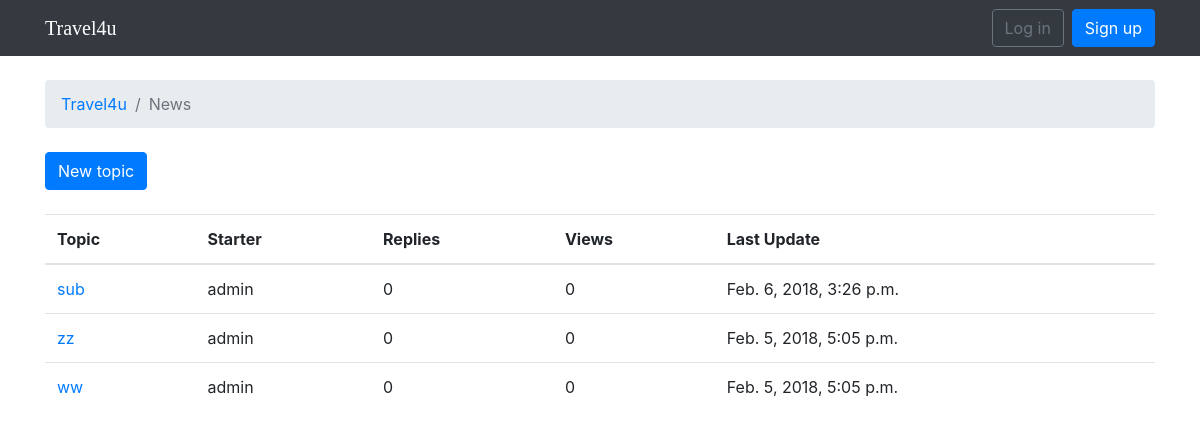
The app's page /boards/1/, older data.
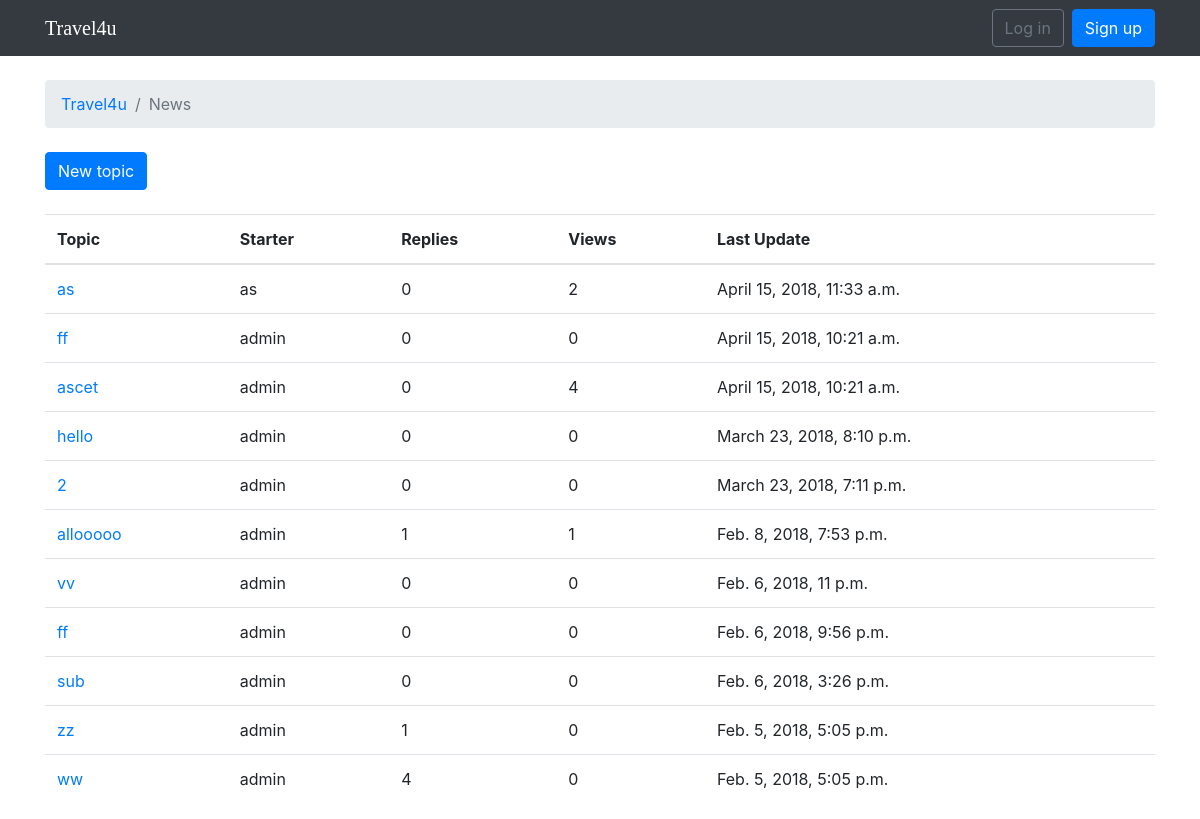
The same page, newer data.
### forum/models.py (models this page shows, shortened)
class Board(models.Model):
    name = models.CharField(max_length=30, unique=True)
    description = models.CharField(max_length=100)

class Topic(models.Model):
    subject = models.CharField(max_length=255)
    last_updated = models.DateTimeField(auto_now_add=True)
    board = models.ForeignKey(Board, on_delete = models.CASCADE, related_name = 'topics')
    starter = models.ForeignKey(User,on_delete = models.CASCADE, related_name='topics')
    views = models.PositiveIntegerField(default=0)

### forum/views.py (the view)
# urls.py: url(r'^boards/(?P<pk>\d+)/$', views.board_topics, name='board_topics'),
def board_topics(request, pk):
    board = get_object_or_404(Board, pk=pk)
    topics = board.topics.order_by('-last_updated').annotate(replies=Count('posts') - 1)
    return render(request, 'topics.html', {'board': board, 'topics': topics})

### templates/topics.html (shortened to what this page needs)
{% extends 'base.html' %}
{% block breadcrumb %}
  <li class="breadcrumb-item"><a href="{% url 'home' %}">Travel4u</a></li>
  <li class="breadcrumb-item active">{{ board.name }}</li>
{% endblock %}
{% block content %}
  <div class="mb-4">
    <a href="{% url 'new_topic' board.pk %}" class="btn btn-primary">New topic</a>
  </div>
  <table class="table">
    <thead class="thead-inverse">
      <tr>
        <th>Topic</th>
        <th>Starter</th>
        <th>Replies</th>
        <th>Views</th>
        <th>Last Update</th>
      </tr>
    </thead>
    <tbody>
      {% for topic in topics %}
      <tr>
        <td><a href="{% url 'topic_posts' board.pk topic.pk %}">{{ topic.subject }}</a></td>
        <td>{{ topic.starter.username }}</td>
        <td>{{ topic.replies }}</td>
        <td>{{ topic.views }}</td>
        <td>{{ topic.last_updated }}</td>
      </tr>
      {% endfor %}
    </tbody>
  </table>
{% endblock %}

### templates/base.html (shortened to what this page needs)
{% load static %}<!DOCTYPE html>
<html>
  <head>
    <link rel="stylesheet" href="{% static 'css/bootstrap.min.css' %}">
    <link rel="stylesheet" href="{% static 'css/app.css' %}">
  </head>
  <body>
    {% block body %}
    <nav class="navbar navbar-expand-sm navbar-dark bg-dark">
    <div class="container">
      <a class="navbar-brand" href="{% url 'home' %}">Travel4u</a>
      <div class="collapse navbar-collapse" id="mainMenu">
        {% if user.is_authenticated %}
          <ul class="navbar-nav ml-auto">
            <li class="nav-item dropdown">
              <a class="nav-link dropdown-toggle" href="#" id="userMenu" data-toggle="dropdown" aria-haspopup="true" aria-expanded="false">
                {{ user.username }}
              </a>
              <div class="dropdown-menu dropdown-menu-right" aria-labelledby="userMenu">
                <a class="dropdown-item" href="#">My account</a>
                <a class="dropdown-item" href="#">Change password</a>
                <div class="dropdown-divider"></div>
                <a class="dropdown-item" href="{% url 'logout' %}">Log out</a>
              </div>
            </li>
          </ul>
        {% else %}
          <form class="form-inline ml-auto">
            <a href="{% url 'login' %}" class="btn btn-outline-secondary">Log in</a>
            <a href="{% url 'signup' %}" class="btn btn-primary ml-2">Sign up</a>
          </form>
        {% endif %}
      </div>
    </div>
  </nav>
  <div class="container">
    <ol class="breadcrumb my-4">
      {% block breadcrumb %}
      {% endblock %}
    </ol>
    {% block content %}
    {% endblock %}
  </div>
{% endblock body %}
  </body>
</html>

### static/css/app.css (style rules this page uses)
.navbar-brand { font-family: 'Alfa Slab One', cursive; }

Row changes from the older to the newer data that the page shows:
added Topic: subject "as", starter.username "as", replies "0", views "2", last_updated "April 15, 2018, 11:33 a.m."
added Topic: subject "ff", starter.username "admin", replies "0", views "0", last_updated "April 15, 2018, 10:21 a.m."
added Topic: subject "ascet", starter.username "admin", replies "0", views "4", last_updated "April 15, 2018, 10:21 a.m."
added Topic: subject "hello", starter.username "admin", replies "0", views "0", last_updated "March 23, 2018, 8:10 p.m."
added Topic: subject "2", starter.username "admin", replies "0", views "0", last_updated "March 23, 2018, 7:11 p.m."
added Topic: subject "allooooo", starter.username "admin", replies "1", views "1", last_updated "Feb. 8, 2018, 7:53 p.m."
added Topic: subject "vv", starter.username "admin", replies "0", views "0", last_updated "Feb. 6, 2018, 11 p.m."
added Topic: subject "ff", starter.username "admin", replies "0", views "0", last_updated "Feb. 6, 2018, 9:56 p.m."
computed for Topic "zz": replies "0" → "1"
computed for Topic "ww": replies "0" → "4"
